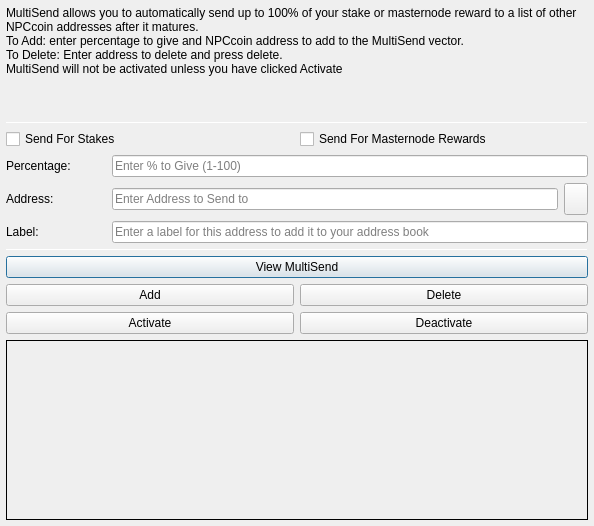
<?xml version="1.0" encoding="UTF-8"?>
<ui version="4.0">
 <class>MultiSendDialog</class>
 <widget class="QDialog" name="MultiSendDialog">
  <property name="windowModality">
   <enum>Qt::NonModal</enum>
  </property>
  <property name="geometry">
   <rect>
    <x>0</x>
    <y>0</y>
    <width>594</width>
    <height>526</height>
   </rect>
  </property>
  <property name="windowTitle">
   <string>MultiSend</string>
  </property>
  <layout class="QVBoxLayout" name="verticalLayout" stretch="0">
   <property name="margin">
    <number>6</number>
   </property>
   <item>
    <layout class="QVBoxLayout" name="verticalLayout_Main" stretch="1,1,1,0,1,1,1">
     <item>
      <widget class="QLabel" name="label_2">
       <property name="lineWidth">
        <number>1</number>
       </property>
       <property name="text">
        <string>MultiSend allows you to automatically send up to 100% of your stake or masternode reward to a list of other NPCcoin addresses after it matures.
To Add: enter percentage to give and NPCcoin address to add to the MultiSend vector.
To Delete: Enter address to delete and press delete.
MultiSend will not be activated unless you have clicked Activate</string>
       </property>
       <property name="alignment">
        <set>Qt::AlignLeading|Qt::AlignLeft|Qt::AlignTop</set>
       </property>
       <property name="wordWrap">
        <bool>true</bool>
       </property>
      </widget>
     </item>
     <item>
      <widget class="Line" name="line">
       <property name="minimumSize">
        <size>
         <width>0</width>
         <height>1</height>
        </size>
       </property>
       <property name="maximumSize">
        <size>
         <width>16777215</width>
         <height>1</height>
        </size>
       </property>
       <property name="orientation">
        <enum>Qt::Horizontal</enum>
       </property>
      </widget>
     </item>
     <item>
      <layout class="QVBoxLayout" name="verticalLayout_Settings">
       <item>
        <layout class="QHBoxLayout" name="horizontalLayout">
         <item>
          <widget class="QCheckBox" name="multiSendStakeCheckBox">
           <property name="text">
            <string>Send For Stakes</string>
           </property>
          </widget>
         </item>
         <item>
          <widget class="QCheckBox" name="multiSendMasternodeCheckBox">
           <property name="text">
            <string>Send For Masternode Rewards</string>
           </property>
          </widget>
         </item>
        </layout>
       </item>
       <item>
        <layout class="QHBoxLayout" name="horizontalLayout_6">
         <item>
          <widget class="QLabel" name="label">
           <property name="minimumSize">
            <size>
             <width>100</width>
             <height>0</height>
            </size>
           </property>
           <property name="toolTip">
            <string>Percentage of stake to send</string>
           </property>
           <property name="text">
            <string>Percentage:</string>
           </property>
          </widget>
         </item>
         <item>
          <widget class="QLineEdit" name="multiSendPercentEdit">
           <property name="toolTip">
            <string>Enter whole numbers 1 - 100</string>
           </property>
           <property name="placeholderText">
            <string>Enter % to Give (1-100)</string>
           </property>
          </widget>
         </item>
        </layout>
       </item>
       <item>
        <layout class="QHBoxLayout" name="horizontalLayout_7">
         <item>
          <widget class="QLabel" name="label_5">
           <property name="minimumSize">
            <size>
             <width>100</width>
             <height>0</height>
            </size>
           </property>
           <property name="toolTip">
            <string>Address to send portion of stake to</string>
           </property>
           <property name="text">
            <string>Address:</string>
           </property>
          </widget>
         </item>
         <item>
          <widget class="QLineEdit" name="multiSendAddressEdit">
           <property name="toolTip">
            <string/>
           </property>
           <property name="placeholderText">
            <string>Enter Address to Send to</string>
           </property>
          </widget>
         </item>
         <item>
          <widget class="QToolButton" name="addressBookButton">
           <property name="maximumSize">
            <size>
             <width>16777215</width>
             <height>32</height>
            </size>
           </property>
           <property name="toolTip">
            <string>Choose an address from the address book</string>
           </property>
           <property name="text">
            <string/>
           </property>
           <property name="icon">
            <iconset resource="../npccoin.qrc">
             <normaloff>:/icons/address-book</normaloff>:/icons/address-book</iconset>
           </property>
           <property name="shortcut">
            <string>Alt+A</string>
           </property>
          </widget>
         </item>
        </layout>
       </item>
      </layout>
     </item>
     <item>
      <layout class="QHBoxLayout" name="horizontalLayout_3">
       <item>
        <widget class="QLabel" name="label_3">
         <property name="minimumSize">
          <size>
           <width>100</width>
           <height>0</height>
          </size>
         </property>
         <property name="text">
          <string>Label:</string>
         </property>
        </widget>
       </item>
       <item>
        <widget class="QLineEdit" name="labelAddressLabelEdit">
         <property name="placeholderText">
          <string>Enter a label for this address to add it to your address book</string>
         </property>
        </widget>
       </item>
      </layout>
     </item>
     <item>
      <widget class="Line" name="line_2">
       <property name="minimumSize">
        <size>
         <width>0</width>
         <height>1</height>
        </size>
       </property>
       <property name="maximumSize">
        <size>
         <width>16777215</width>
         <height>1</height>
        </size>
       </property>
       <property name="orientation">
        <enum>Qt::Horizontal</enum>
       </property>
      </widget>
     </item>
     <item>
      <layout class="QVBoxLayout" name="verticalLayout_Buttons">
       <item>
        <layout class="QHBoxLayout" name="horizontalLayout_4">
         <item>
          <widget class="QPushButton" name="viewButton">
           <property name="toolTip">
            <string/>
           </property>
           <property name="statusTip">
            <string>View MultiSend Vector</string>
           </property>
           <property name="text">
            <string>View MultiSend</string>
           </property>
          </widget>
         </item>
        </layout>
       </item>
       <item>
        <layout class="QHBoxLayout" name="horizontalLayout_2">
         <item>
          <widget class="QPushButton" name="addButton">
           <property name="toolTip">
            <string/>
           </property>
           <property name="statusTip">
            <string>Add to MultiSend Vector</string>
           </property>
           <property name="text">
            <string>Add</string>
           </property>
          </widget>
         </item>
         <item>
          <widget class="QPushButton" name="deleteButton">
           <property name="toolTip">
            <string/>
           </property>
           <property name="statusTip">
            <string>Delete Address From MultiSend Vector</string>
           </property>
           <property name="text">
            <string>Delete</string>
           </property>
          </widget>
         </item>
        </layout>
       </item>
       <item>
        <layout class="QHBoxLayout" name="horizontalLayout_5">
         <item>
          <widget class="QPushButton" name="activateButton">
           <property name="statusTip">
            <string>Activate MultiSend</string>
           </property>
           <property name="text">
            <string>Activate</string>
           </property>
          </widget>
         </item>
         <item>
          <widget class="QPushButton" name="disableButton">
           <property name="statusTip">
            <string>Deactivate MultiSend</string>
           </property>
           <property name="text">
            <string>Deactivate</string>
           </property>
          </widget>
         </item>
        </layout>
       </item>
      </layout>
     </item>
     <item>
      <widget class="QLabel" name="message">
       <property name="minimumSize">
        <size>
         <width>0</width>
         <height>180</height>
        </size>
       </property>
       <property name="frameShape">
        <enum>QFrame::Panel</enum>
       </property>
       <property name="frameShadow">
        <enum>QFrame::Plain</enum>
       </property>
       <property name="lineWidth">
        <number>1</number>
       </property>
       <property name="midLineWidth">
        <number>1</number>
       </property>
       <property name="text">
        <string/>
       </property>
       <property name="alignment">
        <set>Qt::AlignLeading|Qt::AlignLeft|Qt::AlignTop</set>
       </property>
       <property name="wordWrap">
        <bool>true</bool>
       </property>
      </widget>
     </item>
    </layout>
   </item>
  </layout>
 </widget>
 <resources>
  <include location="../npccoin.qrc"/>
 </resources>
 <connections/>
</ui>
